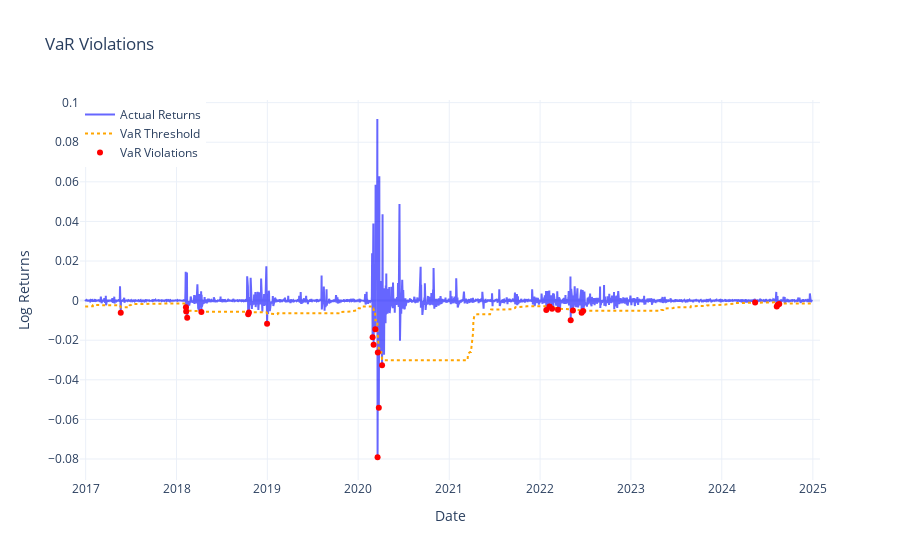

Notebook source saved alongside this figure:
### Code cell
plots.plot_var_violations(snp_garch_fbm_var, var_col='VaR_99', predicted_col='predicted_log_returns')

### Figure 1 — Plotly figure (JSON) as saved in the notebook; plotly's stock layout.template omitted (floating-point values rounded to 4 significant figures; data arrays with more than 128 entries replaced by an {"elided": "..."} marker saying what was removed)
{"data": [{"line": {"color": "blue"}, "mode": "lines", "name": "Actual Returns", "opacity": 0.6, "type": "scatter", "x": {"elided": "2013 str values"}, "y": {"elided": "2013 float values"}}, {"line": {"color": "orange", "dash": "dot"}, "mode": "lines", "name": "VaR Threshold", "type": "scatter", "x": {"elided": "2013 str values"}, "y": {"elided": "2013 float values"}}, {"marker": {"color": "red", "size": 6, "symbol": "circle"}, "mode": "markers", "name": "VaR Violations", "type": "scatter", "x": ["2017-05-22T00:00:00", "2018-02-08T00:00:00", "2018-02-09T00:00:00", "2018-02-13T00:00:00", "2018-04-11T00:00:00", "2018-10-16T00:00:00", "2018-10-19T00:00:00", "2018-12-31T00:00:00", "2020-02-28T00:00:00", "2020-03-03T00:00:00", "2020-03-10T00:00:00", "2020-03-19T00:00:00", "2020-03-20T00:00:00", "2020-03-24T00:00:00", "2020-04-06T00:00:00", "2022-01-26T00:00:00", "2022-02-08T00:00:00", "2022-02-18T00:00:00", "2022-03-14T00:00:00", "2022-05-04T00:00:00", "2022-05-13T00:00:00", "2022-06-17T00:00:00", "2022-06-23T00:00:00", "2024-05-14T00:00:00", "2024-08-09T00:00:00", "2024-08-13T00:00:00", "2024-08-19T00:00:00"], "y": [-0.006147, -0.003296, -0.005549, -0.008669, -0.005739, -0.006935, -0.006005, -0.01163, -0.01854, -0.02225, -0.01449, -0.07912, -0.02626, -0.05409, -0.03268, -0.004695, -0.002963, -0.004171, -0.004668, -0.009954, -0.005004, -0.006151, -0.005228, -0.000976, -0.003017, -0.002093, -0.001764]}], "layout": {"hovermode": "x unified", "legend": {"x": 0, "y": 1}, "title": {"text": "VaR Violations"}, "xaxis": {"title": {"text": "Date"}}, "yaxis": {"title": {"text": "Log Returns"}}}}
